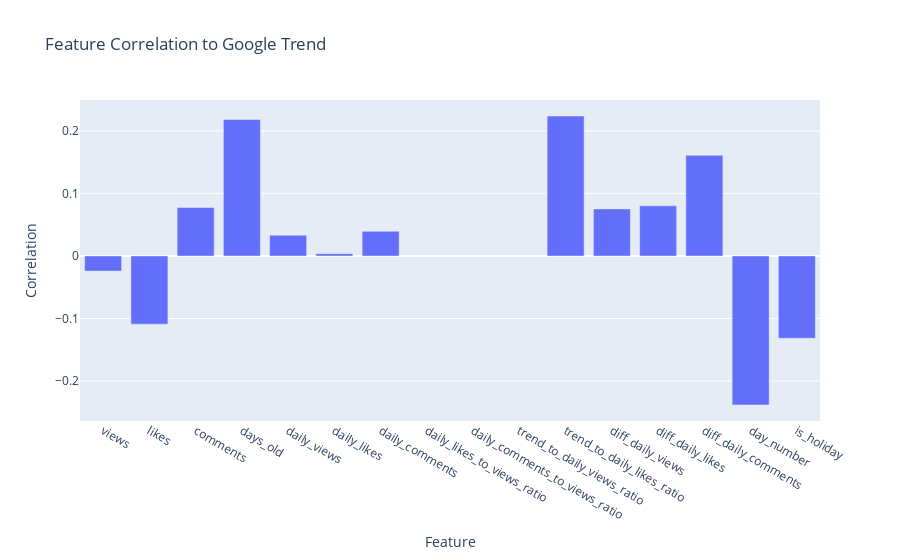

Notebook cell for this chart:
### Markdown cell above
#### Correlations
Data correlations are also explored in order to find relevant features for inclusion during predictive modelling - although usually a useful tool, due to the nature of this domain and scope of the modelling (with every news item varying in total "news relevancy" length), a generated correlation matrix is more useful as a datapoint, to determine if the output prediction model will be useful/accurate or not, rather than strictly as a tool for feature selection.

The primary information for this use is to determine lineatiy with the target variable "trend" - some correlation is good, but ultra-high collinearity (or having all collinearities be very close to 0) indicates the model will be substandard.

### Code cell
analyser = RunAnalysis()
corr_matrix_norm = analyser.get_corr_matrix(data_normalised)

fig = px.bar(corr_matrix_norm, x='Feature', y='Correlation', title='Feature Correlation to Google Trend')
fig.show()

### Figure 1 — Plotly figure (JSON) as saved in the notebook; plotly's stock layout.template omitted (floating-point values rounded to 4 significant figures)
{"data": [{"alignmentgroup": "True", "hovertemplate": "Feature=%{x}<br>Correlation=%{y}<extra></extra>", "legendgroup": "", "marker": {"color": "#636efa", "pattern": {"shape": ""}}, "name": "", "offsetgroup": "", "orientation": "v", "showlegend": false, "textposition": "auto", "type": "bar", "x": ["views", "likes", "comments", "days_old", "daily_views", "daily_likes", "daily_comments", "daily_likes_to_views_ratio", "daily_comments_to_views_ratio", "trend_to_daily_views_ratio", "trend_to_daily_likes_ratio", "diff_daily_views", "diff_daily_likes", "diff_daily_comments", "day_number", "is_holiday"], "xaxis": "x", "y": [-0.02413, -0.1089, 0.07743, 0.2181, 0.03313, 0.003761, 0.03958, null, null, null, 0.2237, 0.07528, 0.08018, 0.161, -0.2381, -0.1316], "yaxis": "y"}], "layout": {"barmode": "relative", "legend": {"tracegroupgap": 0}, "title": {"text": "Feature Correlation to Google Trend"}, "xaxis": {"anchor": "y", "domain": [0, 1], "title": {"text": "Feature"}}, "yaxis": {"anchor": "x", "domain": [0, 1], "title": {"text": "Correlation"}}}}
